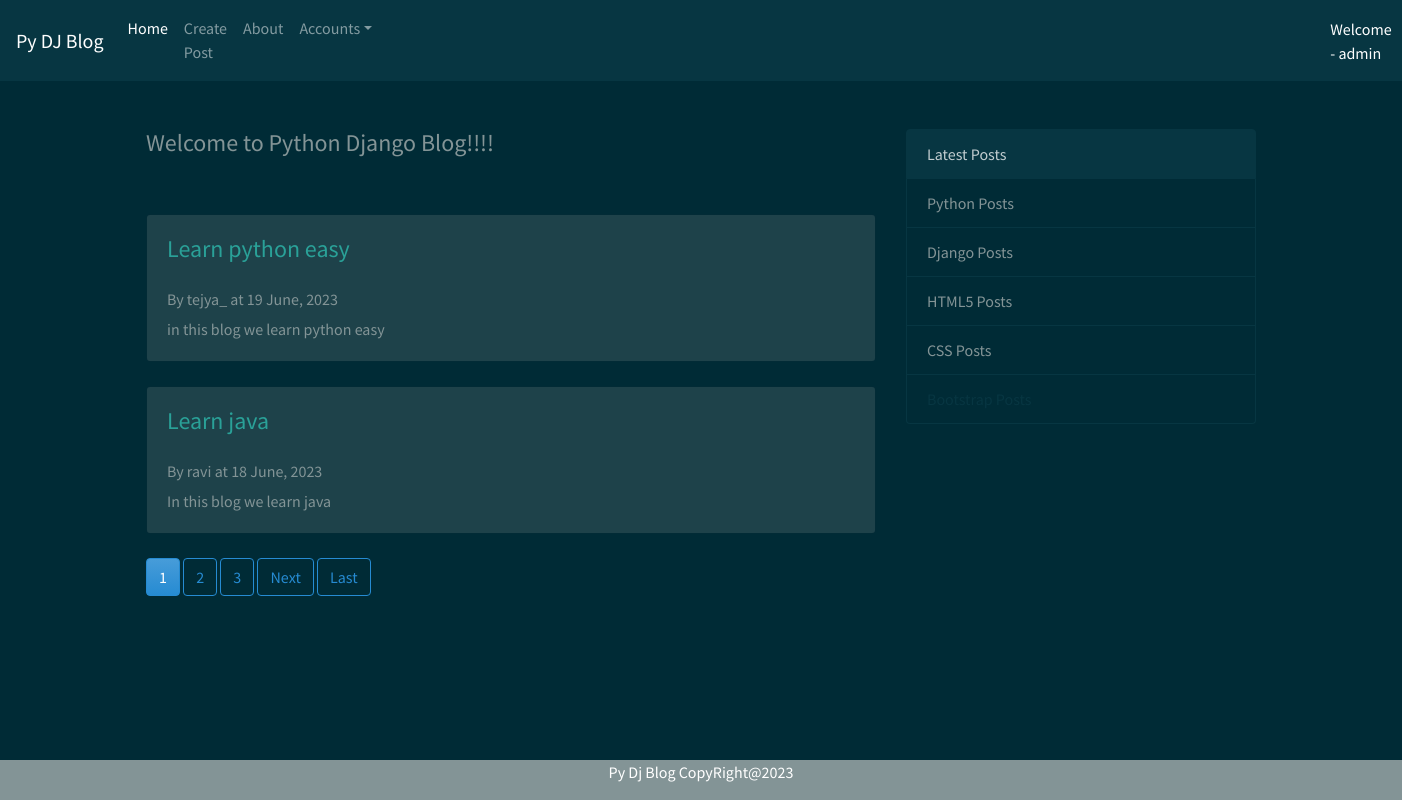
The app's page / (signed in) with its own data.
### blog/models.py (models this page shows, shortened)
class Post(models.Model):
    title = models.CharField(max_length= 100)
    content = models.TextField()
    date_posted = models.DateTimeField(default= timezone.now)
    author = models.ForeignKey(User,on_delete= models.CASCADE)

### blog/views.py (the view)
# urls.py: path('',views.PostListView.as_view(),name="blog-home"),
class PostListView(ListView):
    model = Post
    template_name = 'blog.html'
    context_object_name = 'posts'
    ordering = ['-date_posted']
    paginate_by = 2

### blog/templates/blog.html (shortened to what this page needs)
{% extends 'base.html'%}
{% block content%}
<h4>Welcome to Python Django Blog!!!!</h4>
<br />
<br />
{% for p in posts %}
<div class="card">
    <div class="card-body">
        <div class="row">
            <div class="col-md-11">
                <h4><a class="card-title" href="{% url 'post-detail' p.id %}">{{p.title}}</a></h4>
            </div>
        </div>
        <br>
        <h6 class="card-subtitle mb-2 text-muted">By {{p.author}} at {{p.date_posted |date:"d F, Y"}} <br />
        </h6>
        <p class="card-text" style="width: 550px;">{{p.content}}</p>
    </div>
</div>
<br />
{% endfor %}
{% if is_paginated %}
{% for num in page_obj.paginator.page_range %}
{% if page_obj.number == num %}
<a class="btn btn-info mb-4" href="?page={{ num }}">{{ num }}</a>
{% elif num > page_obj.number|add:'-3' and num < page_obj.number|add:'3' %} <a class="btn btn-outline-info mb-4"
    href="?page={{ num }}">{{ num }}</a>
    {% endif %}
    {% endfor %}
    {% if page_obj.has_next %}
    <a class="btn btn-outline-info mb-4" href="?page={{ page_obj.next_page_number }}">Next</a>
    <a class="btn btn-outline-info mb-4" href="?page={{ page_obj.paginator.num_pages }}">Last</a>
    {% endif %}
{% endif %}
{% endblock %}

### templates/base.html (shortened to what this page needs)
{% load static %}
<!DOCTYPE html>
<html lang="en">
<head>
    <link rel="stylesheet" type="text/css" href="{% static 'css/bootstrap.min.css'%}">
    <link rel="stylesheet" type="text/css" href="{% static 'css/custom.css'%}">
</head>
<body>
  <nav class="navbar navbar-expand-lg navbar-dark bg-dark">
    <a class="navbar-brand" href="{% url 'blog-home' %}">Py DJ Blog</a>
    <div class="collapse navbar-collapse" id="navbarColor02">
      <ul class="navbar-nav mr-auto">
        <li class="nav-item active">
          <a class="nav-link" href="{% url 'blog-home' %}">Home
          </a>
        </li>
        {% if user.is_authenticated %}
        <li class="nav-item">
          <a class="nav-link" href="{% url 'create-post' %}">Create Post</a>
        </li>
        {% endif %}
        <li class="nav-item">
          <a class="nav-link" href="#">About</a>
        </li>
        <li class="nav-item dropdown">
          <a class="nav-link dropdown-toggle" data-toggle="dropdown" href="#" role="button" aria-haspopup="true" aria-expanded="false">Accounts</a>
          <div class="dropdown-menu">
            {% if user.is_authenticated %}
            <li>
            <label style="margin-left: 950px; margin-top:9px;color:white"> Welcome - {{user.username}}</label>
            </li>
            {% endif %}
          </div>
        </li>
      </ul>
    </div>
  </nav>
    <br />
    <br />
    <div class="container">
        <div class="row">
            <div class="col-sm-8">
              {% block content%}
              {% endblock %}
            </div>
            <div class="col-sm-4">
                <div class="list-group">
                    <a href="#" class="list-group-item list-group-item-action active">
                        Latest Posts
                    </a>
                    <a href="#" class="list-group-item list-group-item-action">
                        Python Posts
                    </a>
                    <a href="#" class="list-group-item list-group-item-action">
                        Django Posts
                    </a>
                    <a href="#" class="list-group-item list-group-item-action">
                        HTML5 Posts
                    </a>
                    <a href="#" class="list-group-item list-group-item-action">
                        CSS Posts
                    </a>
                    <a href="#" class="list-group-item list-group-item-action disabled">
                    </a>
                </div>
            </div>
        </div>
    </div>
    <div class="footer">
        <p>Py Dj Blog CopyRight@2023</p>
    </div>
</body>
</html>

### static/css/custom.css (style rules this page uses)
.footer { position: fixed; left: 0; bottom: 0; width: 100%; background-color: #839496; color: white; text-align: center; }

### records on screen
Post: title "Learn python easy", author "tejya_", date_posted "19 June, 2023", content "in this blog we learn python easy"
Post: title "Learn java", author "ravi", date_posted "18 June, 2023", content "In this blog we learn java"

### other values on screen
{{ user.username }} "admin"
{{ num }} "1"
{{ num }} "2" "3"
